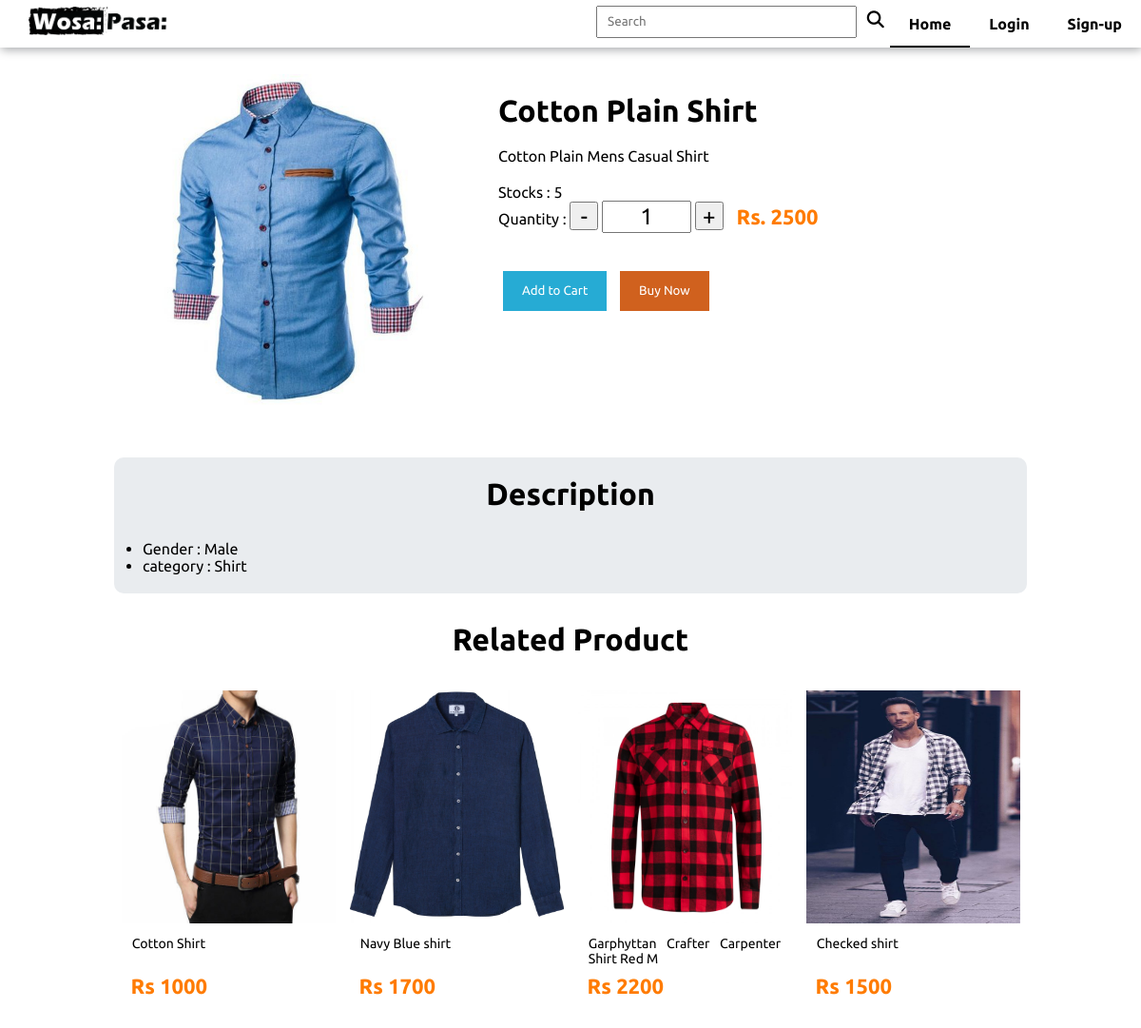
/wosapasa/detailview.php?p_id=5, run on an earlier commit of the app's database.
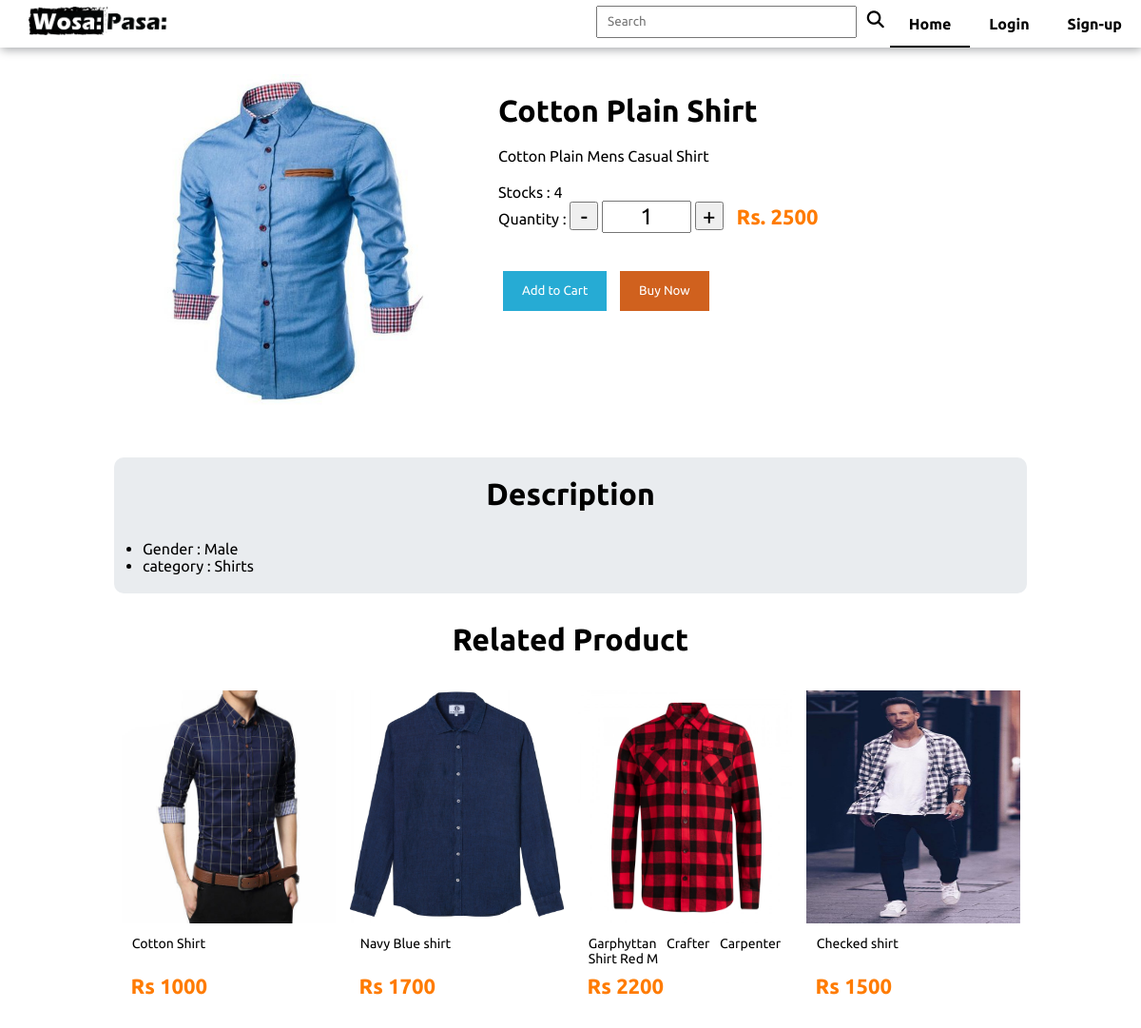
And on a later commit of the database.
### tables this page shows
CREATE TABLE `products` (
  `product_id` int NOT NULL AUTO_INCREMENT,
  `title` varchar(255) NOT NULL,
  `description` text NOT NULL,
  `image` varchar(255) NOT NULL,
  `c_id` int NOT NULL,
  `price` int NOT NULL,
  `gender` varchar(10) NOT NULL,
  `number_of_stock` int NOT NULL,
  `keyword` varchar(255) DEFAULT NULL,
  `active_status` tinyint(1) NOT NULL,
  PRIMARY KEY (`product_id`),
  KEY `c_id` (`c_id`),
  CONSTRAINT `products_ibfk_1` FOREIGN KEY (`c_id`) REFERENCES `categories` (`c_id`)
);

CREATE TABLE `categories` (
  `c_id` int NOT NULL AUTO_INCREMENT,
  `name` varchar(255) NOT NULL,
  `status` tinyint(1) NOT NULL DEFAULT '1',
  PRIMARY KEY (`c_id`),
  UNIQUE KEY `name` (`name`)
);

### wosapasa/detailview.php (the view, shortened to what the changed rows need)
<?php
require_once 'config/utility.php';
if (isset($_GET['p_id'])) {
    $id = $_REQUEST['p_id'];
    $q_product = "SELECT * from products inner join categories on products.c_id = categories.c_id where products.active_status = 1 and categories.status = 1 and product_id='$id'";
    $result = mysqli_query($conn, $q_product);
    if (mysqli_num_rows($result) != 0) {
        $product = mysqli_fetch_assoc($result);
?>
        <!DOCTYPE html>
        <html lang="en">
        <head>
            <?= require_once 'assets/component/head.php'; ?>
        </head>
        <body>
            <?php
            require_once 'assets/component/topnav.php';
            ?>
            <div class="container">
                <div class="detail_row">
                    <div class="product_img_col">
                        <img class="detail_product_img" src="/assets/image/upload/<?= $product['image'] ?>" alt="">
                    </div>
                    <div class="p_detail_text_col">
                        <h1><?= $product['title'] ?></h1>
                        <p><?= $product['description'] ?></p>
                        Stocks : <?= $product['number_of_stock'] ?><br>
                        <form class="detail_view_form" action="addCart.php" id="addCartForm" method="post" onsubmit="event.preventDefault(); addCartQtyValidation()">
                            <span>Quantity :</span>
                            <button id="sub" class="qty_add_sub_btn" onclick="event.preventDefault(); subQty()">-</button>
                               <input id="qty" name="qty" class="qty_input" type="text" value="1" readonly>
                            <button id="add" class="qty_add_sub_btn" onclick=" event.preventDefault();   addQty()">+</button>
                            <span class="offer-price"> Rs. <?= $product['price'] ?></span><br>
                            <div class="detail_view_action">
                                <?php
                                if ($_SESSION['id']) {
                                    $user_id = $_SESSION['id'];
                                    $id = $_GET['p_id']
                                ?>
                                    <input type="hidden" name="user_id" value="<?= $user_id ?>">
                                    <input type="hidden" name="product_id" value="<?= $id ?>">
                                    <input type="hidden" name="quickBuy" value="1">
                                    <input class="detailview_btn" name="f_submit" type="submit" value="Add to Cart">
                                    <input class="detailview_btn buy_btn" name="f_submit" onclick="event.preventDefault(); buyProduct();" type="submit" value="Buy Now">
                                <?php
                                } else { ?>
                                    <input class="detailview_btn" name="f_submit" type="submit" value="Add to Cart">
                                    <input class="detailview_btn buy_btn" name="f_submit" onclick="event.preventDefault(); buyProduct();" type="submit" value="Buy Now">
                                <?php
                                } ?>
                        </form>
                    </div>
                </div>
            </div>
            <div class="product_desc">
                <h3 class="header">Description</h3>
                <ul>
                    <li>Gender : <?= $product['gender'] ?></li>
                    <li>category : <?= $product['name'] ?></li>
                </ul>
            </div>
            <div>
                <?php
                $c_id = $product['c_id'];
                $id = $product['product_id'];
                $q_related_product = "SELECT product_id,image, title ,price from products where c_id = '$c_id' and product_id <> '$id' ORDER BY RAND() limit 4";
                $related_p_result = mysqli_query($conn, $q_related_product);
                if (mysqli_num_rows($related_p_result) != 0) { ?>
                    <h3 class="header">Related Product</h3>
                    <div class="product_cards">
                        <?php
                        while ($related_product = mysqli_fetch_assoc($related_p_result)) { ?>
                            <div class="card">
                                <a href="/detailview.php?p_id=<?= $related_product['product_id'] ?>">
                                    <img class="card-image" src="assets/image/upload/<?= $related_product['image'] ?>" alt="Image of product">
                                    <div class="cardText">
                                        <div class="cardTitle">
                                            <?= $related_product['title'] ?>
                                        </div>
                                        <div class="card-price">
                                            <p class="offer-price">Rs <?= $related_product['price'] ?></p>
                                        </div>
                                    </div>
                                </a>
                            </div>
                        <?php
                        }
                        ?>
                    </div><?php
                        }
                            ?>
            </div>
        </body>
        </html>
<?php
    } else {
        echo "
            <div class='server_error'>
                Product Not Found!!.
            </div>
        ";
    }
} else {
    echo "
            <div class='server_error'>
                Invalid request !!.
            </div>
        ";
}
?>

What changed in the data, as far as the page shows it:
changed products "Cotton Plain Shirt": number_of_stock "5" → "4"; c.name "Shirt" → "Shirts"
